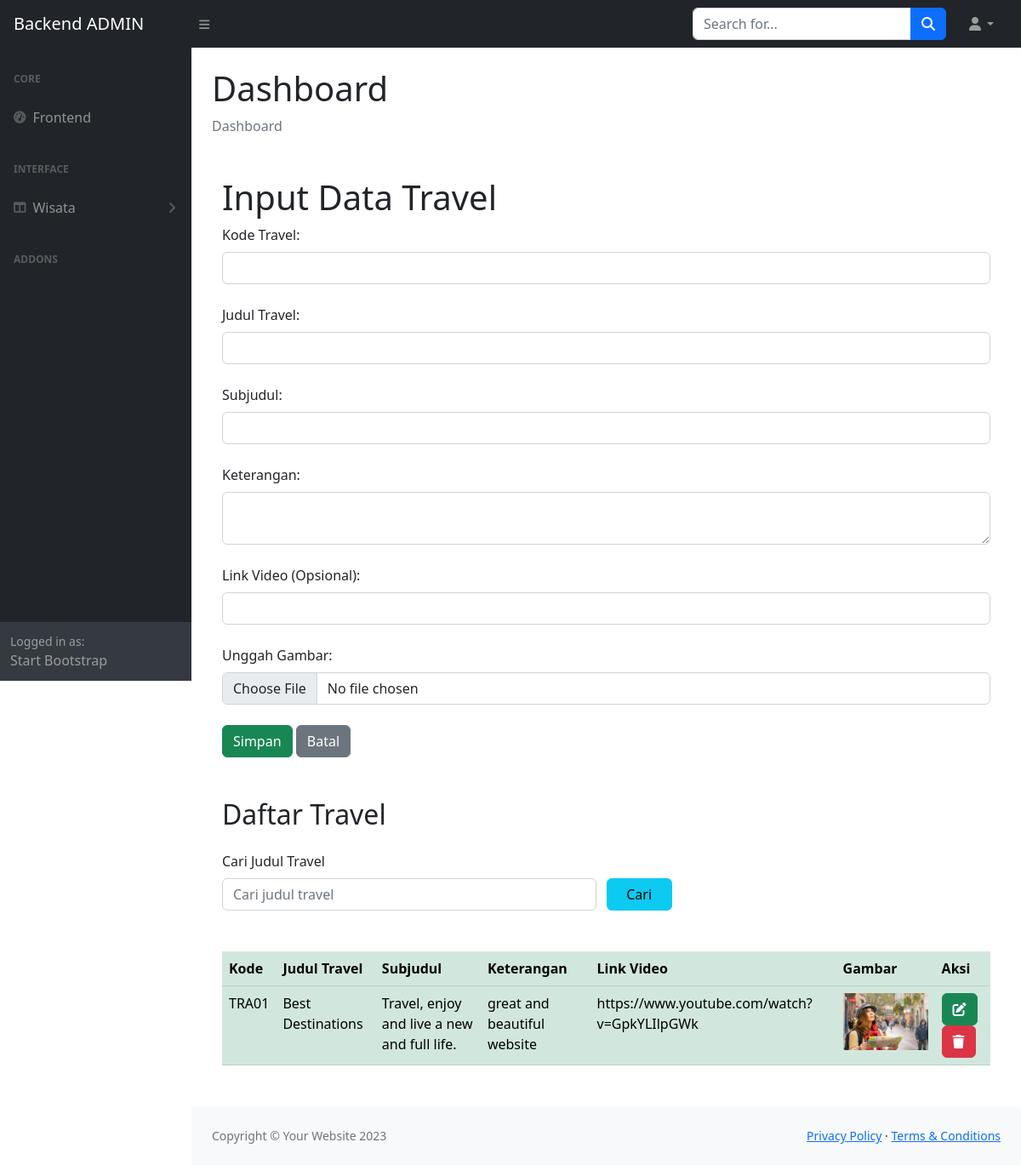
The app's page /admin/indextravel.php with its own data.
### tables this page shows
CREATE TABLE `travel` (
  `id_travel` char(10) NOT NULL,
  `judul` varchar(100) NOT NULL,
  `subjudul` varchar(150) NOT NULL,
  `keterangan` varchar(150) NOT NULL,
  `linkvideo` varchar(150) NOT NULL,
  `gambartravel` text NOT NULL
);

### admin/indextravel.php (the view, shortened to what this page needs)
<?php
include 'config.php';
if (isset($_POST["kirim"])) {
    $search = $_POST["search"];
    $query = mysqli_query($conn, "SELECT * FROM travel WHERE judul LIKE '%" . $search . "%'");
} else {
    $query = mysqli_query($conn, "SELECT * FROM travel");
}
?>
<!DOCTYPE html>
<html>
<head>
    <link href="https://cdn.jsdelivr.net/npm/bootstrap@5.0.2/dist/css/bootstrap.min.css" rel="stylesheet">
    <link href="../sbadmin/css/styles.css" rel="stylesheet" />
</head>
<body class="sb-nav-fixed">
       <?php include ("../sbadmin/menunav.php")?>
        <div id="layoutSidenav">
            <?php include ("../sbadmin/menu.php")?>
            <div id="layoutSidenav_content">
                <main>
                    <div class="container-fluid px-4">
                        <h1 class="mt-4">Dashboard</h1>
                        <ol class="breadcrumb mb-4">
                            <li class="breadcrumb-item active">Dashboard</li>
                        </ol>
<div class="container mt-5">
    <h2 class="fs-1">Input Data Travel</h2>
    <form method="POST" enctype="multipart/form-data">
        <label class="form-label">Kode Travel:</label>
        <input class="form-control" type="text" name="id" required><br>
        <label class="form-label">Judul Travel:</label>
        <input class="form-control" type="text" name="judul" required><br>
        <label class="form-label">Subjudul:</label>
        <input class="form-control" type="text" name="sub" required><br>
        <label class="form-label">Keterangan:</label>
        <textarea class="form-control" name="ket"></textarea><br>
        <label class="form-label">Link Video (Opsional):</label>
        <input class="form-control" type="text" name="linkvideo"><br>
        <label class="form-label">Unggah Gambar:</label>
        <input class="form-control" type="file" name="gambartravel" required><br>
        <input class="btn btn-success button" type="submit" name="submit" value="Simpan">
        <input class="btn btn-secondary button" type="reset" value="Batal">
    </form>
</div>
<div class="container mt-5 mb-5">
    <h2 class="mb-4">Daftar Travel</h2>
    <form method="POST">
        <label for="search" class="col-sm-2 mb-2">Cari Judul Travel</label>
        <div class="form-group row">
        <div class="col-sm-6">
        <input type="text" name="search" class="form-control" id="search" value="<?php if (isset($_POST["search"])) {echo $_POST["search"];} ?>" placeholder="Cari judul travel">
        </div>
        <input type="submit" name="kirim" value="Cari" class="btn btn-info col-sm-1">
        </div>
    </form>
    <table class="table table-success mt-5">
        <tr>
            <th scope="col">Kode</th>
            <th scope="col">Judul Travel</th>
            <th scope="col">Subjudul</th>
            <th scope="col">Keterangan</th>
            <th scope="col">Link Video</th>
            <th scope="col">Gambar</th>
            <th scope="col">Aksi</th>
        </tr>
        <?php
        while ($row = mysqli_fetch_assoc($query)) {
        ?>
        <tr>
            <td><?= $row['id_travel']; ?></td>
            <td><?= $row['judul']; ?></td>
            <td><?= $row['subjudul']; ?></td>
            <td><?= $row['keterangan']; ?></td>
            <td><?= $row['linkvideo']; ?></td>
            <td><img src="images/<?= $row['gambartravel']; ?>" width="100"></td>
            <td>
                <a class="btn btn-success button" href="edittravel.php?id=<?= $row['id_travel']; ?>"><i class="fa-solid fa-pen-to-square"></i></a>
                <a class="btn btn-danger button" href="hapustravel.php?id=<?= $row['id_travel']; ?>" onclick="return confirm('Apakah anda yakin?')"><i class="fa-solid fa-trash"></i></a>
            </td>
        </tr>
        <?php } ?>
    </table>
</div>
</main>
                <?php include ("../sbadmin/footer.php") ?>
            </div>
        </div>
    </body>
</html>

### records on screen
travel: id_travel "TRA01", judul "Best Destinations", subjudul "Travel, enjoy and live a new and full life.", keterangan "great and beautiful website", linkvideo "https://www.youtube.com/watch?v=GpkYLIlpGWk", gambartravel (picture)
